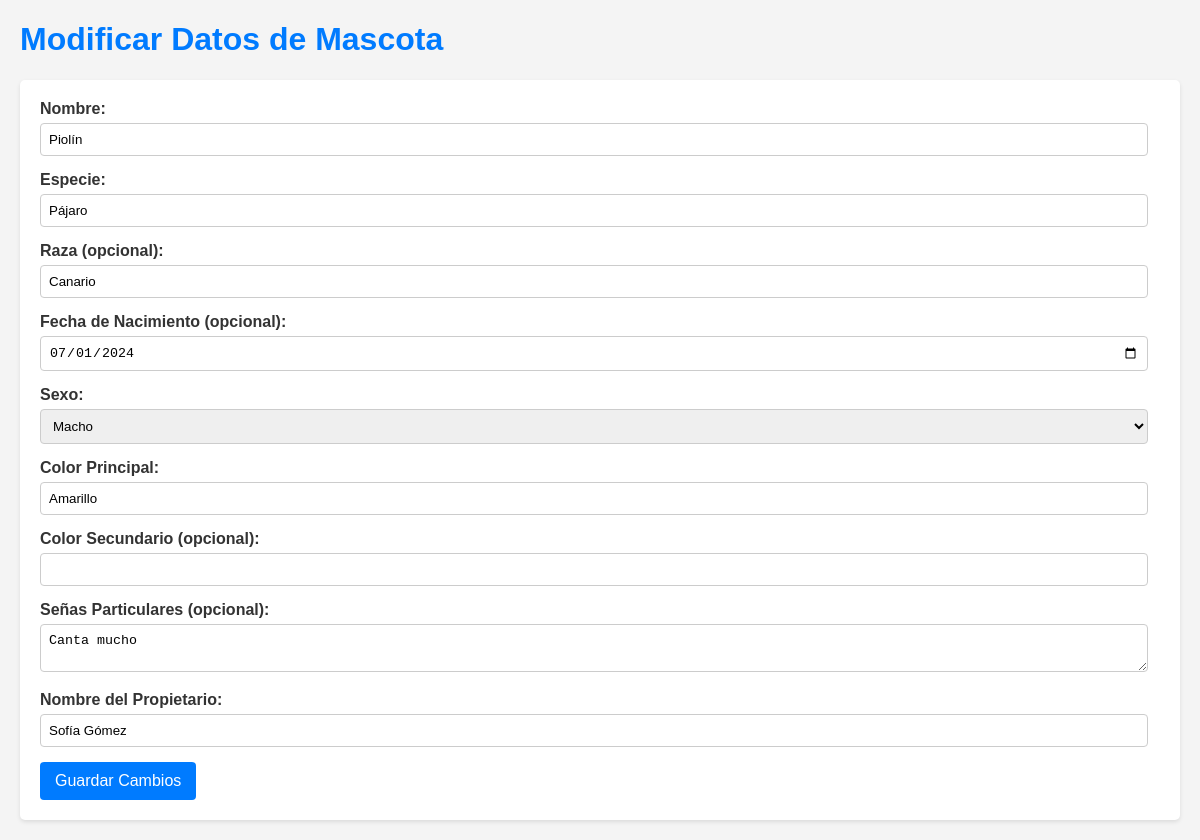
Page /modificar_mascota.php?id=3 on the committed database.
### tables this page shows
CREATE TABLE `mascotas` (
  `id_mascota` int(11) NOT NULL,
  `nombre` varchar(100) NOT NULL,
  `especie` varchar(50) NOT NULL,
  `raza` varchar(50) DEFAULT NULL,
  `fecha_nacimiento` date DEFAULT NULL,
  `sexo` char(1) DEFAULT NULL,
  `color_principal` varchar(50) DEFAULT NULL,
  `color_secundario` varchar(50) DEFAULT NULL,
  `senas_particulares` text DEFAULT NULL,
  `foto_url` varchar(255) DEFAULT NULL,
  `nombre_propietario` varchar(100) NOT NULL
);

### modificar_mascota.php (the view, shortened to what this page needs)
<?php
require_once 'database.php';
$conn = new mysqli($db_host, $db_user, $db_pass, $db_name);
$mascota = null;
if ($_SERVER["REQUEST_METHOD"] == "POST") {
    if (isset($_POST['id_mascota']) && is_numeric($_POST['id_mascota'])) {
        $id_mascota_modificar = $_POST['id_mascota'];
        $nombre = $_POST["nombre"];
        $especie = $_POST["especie"];
        $raza = $_POST["raza"] ?? null;
        $fecha_nacimiento = $_POST["fecha_nacimiento"] ?? null;
        $sexo = $_POST["sexo"] ?? null;
        $color_principal = $_POST["color_principal"] ?? null;
        $color_secundario = $_POST["color_secundario"] ?? null;
        $senas_particulares = $_POST["senas_particulares"] ?? null;
        $nombre_propietario = $_POST["nombre_propietario"];
        if (empty($nombre) || empty($especie) || empty($nombre_propietario)) {
            $mensaje_error = "Por favor, complete los campos obligatorios (Nombre, Especie, Nombre del Propietario).";
        } else {
            $sql_update = "UPDATE mascotas SET nombre=?, especie=?, raza=?, fecha_nacimiento=?, sexo=?, color_principal=?, color_secundario=?, senas_particulares=?, nombre_propietario=? WHERE id_mascota=?";
            $stmt_update = $conn->prepare($sql_update);
            if ($stmt_update) {
                $stmt_update->bind_param("sssssssssi", $nombre, $especie, $raza, $fecha_nacimiento, $sexo, $color_principal, $color_secundario, $senas_particulares, $nombre_propietario, $id_mascota_modificar);
                if ($stmt_update->execute()) {
                    $mensaje = "Datos de la mascota actualizados con éxito.";
                    $actualizacion_exitosa = true;
                } else {
                    $mensaje_error = "Error al actualizar los datos de la mascota: " . $stmt_update->error;
                }
                $stmt_update->close();
            } else {
                $mensaje_error = "Error al preparar la consulta de actualización.";
            }
        }
    } else {
        $mensaje_error = "ID de mascota no válido para la modificación.";
    }
}
elseif (isset($_GET['id']) && is_numeric($_GET['id'])) {
    $id_mascota = $_GET['id'];
    $sql_select = "SELECT * FROM mascotas WHERE id_mascota = ?";
    $stmt_select = $conn->prepare($sql_select);
    if ($stmt_select) {
        $stmt_select->bind_param("i", $id_mascota);
        $stmt_select->execute();
        $result_select = $stmt_select->get_result();
        if ($result_select->num_rows == 1) {
            $mascota = $result_select->fetch_assoc();
        } else {
            $mensaje_error = "Mascota no encontrada.";
        }
    } else {
        $mensaje_error = "Error al preparar la consulta para obtener la mascota.";
    }
} elseif ($_SERVER["REQUEST_METHOD"] == "GET" && !isset($_GET['id'])) {
    $mensaje_error = "Por favor, selecciona una mascota para modificar.";
}
?>
<!DOCTYPE html>
<html lang="es">
<head>
</head>
<body>
    <h1>Modificar Datos de Mascota</h1>
    <?php if ($mascota): ?>
        <form action="<?php echo $_SERVER['PHP_SELF']; ?>" method="POST">
            <div>
                <label for="nombre">Nombre:</label>
                <input type="text" id="nombre" name="nombre" value="<?php echo htmlspecialchars($mascota['nombre']); ?>" required>
            </div>
            <div>
                <label for="especie">Especie:</label>
                <input type="text" id="especie" name="especie" value="<?php echo htmlspecialchars($mascota['especie']); ?>" required>
            </div>
            <div>
                <label for="raza">Raza (opcional):</label>
                <input type="text" id="raza" name="raza" value="<?php echo htmlspecialchars($mascota['raza'] ?? ''); ?>">
            </div>
            <div>
                <label for="fecha_nacimiento">Fecha de Nacimiento (opcional):</label>
                <input type="date" id="fecha_nacimiento" name="fecha_nacimiento" value="<?php echo htmlspecialchars($mascota['fecha_nacimiento'] ?? ''); ?>">
            </div>
            <div>
                <label for="sexo">Sexo:</label>
                <select id="sexo" name="sexo">
                    <option value="M" <?php if ($mascota['sexo'] === 'M') echo 'selected'; ?>>Macho</option>
                </select>
            </div>
            <div>
                <label for="color_principal">Color Principal:</label>
                <input type="text" id="color_principal" name="color_principal" value="<?php echo htmlspecialchars($mascota['color_principal'] ?? ''); ?>">
            </div>
            <div>
                <label for="color_secundario">Color Secundario (opcional):</label>
                <input type="text" id="color_secundario" name="color_secundario" value="<?php echo htmlspecialchars($mascota['color_secundario'] ?? ''); ?>">
            </div>
            <div>
                <label for="senas_particulares">Señas Particulares (opcional):</label>
                <textarea id="senas_particulares" name="senas_particulares"><?php echo htmlspecialchars($mascota['senas_particulares'] ?? ''); ?></textarea>
            </div>
            <div>
                <label for="nombre_propietario">Nombre del Propietario:</label>
                <input type="text" id="nombre_propietario" name="nombre_propietario" value="<?php echo htmlspecialchars($mascota['nombre_propietario']); ?>" required>
            </div>
            <button type="submit">Guardar Cambios</button>
        </form>
    <?php elseif (!empty($_GET['id'])): ?>
        <p>No se encontraron los detalles de la mascota con el ID proporcionado.</p>
    <?php else: ?>
        <p>Por favor, selecciona una mascota para modificar.</p>
    <?php endif; ?>
</body>
</html>

### modificar_mascota.php (style rules this page uses)
body { font-family: sans-serif; margin: 20px; background-color: #f4f4f4; color: #333; }
h1 { color: #007bff; }
form { background-color: #fff; padding: 20px; border-radius: 5px; box-shadow: 0 2px 4px rgba(0, 0, 0, 0.1); margin-bottom: 20px; }
div { margin-bottom: 15px; }
label { display: block; margin-bottom: 5px; font-weight: bold; }
input[type="text"], input[type="date"], select, textarea { width: calc(100% - 12px); padding: 8px; border: 1px solid #ccc; border-radius: 4px; box-sizing: border-box; }
textarea { resize: vertical; }
button[type="submit"] { background-color: #007bff; color: white; padding: 10px 15px; border: none; border-radius: 4px; cursor: pointer; font-size: 1em; }

### rows in the picture
mascotas: nombre "Piolín", especie "Pájaro", raza "Canario", fecha_nacimiento "07/01/2024", sexo "Macho", color_principal "Amarillo", senas_particulares "Canta mucho", nombre_propietario "Sofía Gómez"
